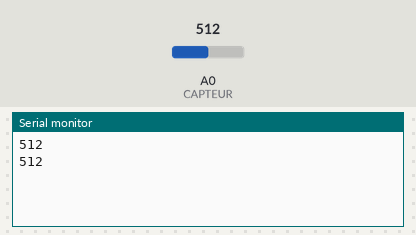
Bench run of a sketch on a simulated Arduino Uno, built with avr-gcc and run on an emulated ATmega328P. Shown: the last lines printed to the serial monitor. The inputs (shaded band) are chosen by the test bench; at power-on: A0 (CAPTEUR) = 512.

Above: at 1.8 s.
1.9 s: A0 (CAPTEUR) set to 716
At 2.8 s:
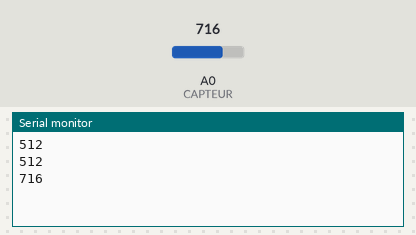
3.4 s: A0 (CAPTEUR) set to 900
At 4.8 s:
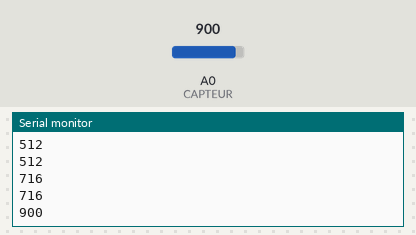
Timing chart, 0 to 6.4 s (numbered marks = the images above; inputs shaded):
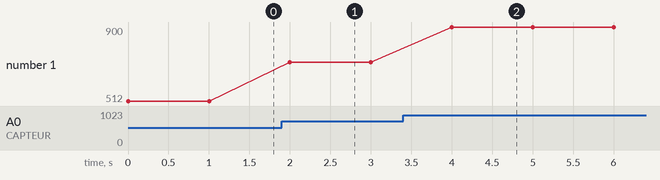

Measured:
- after the input at 1.9 s, the serial monitor: prints a new line after 0.10 s (image 1)
- after the input at 3.4 s, the serial monitor: prints a new line after 0.60 s (image 2)
- plotted number 1: 512 → 716 after the input at 1.9 s, 716 → 900 after the input at 3.4 s

The sketch:

jardin-lecture.ino
```cpp
// Jardin sec : lire le capteur d'humidité (étalonnage)
// Capteur d'humidité Grove sur le port A0 du Base Shield.
const int CAPTEUR = A0;

void setup() {
  Serial.begin(9600);            // moniteur série à 9600 bauds
}

void loop() {
  int humidite = analogRead(CAPTEUR);   // nombre entre 0 et 1023
  Serial.println(humidite);
  delay(1000);                   // une mesure par seconde
}
```
